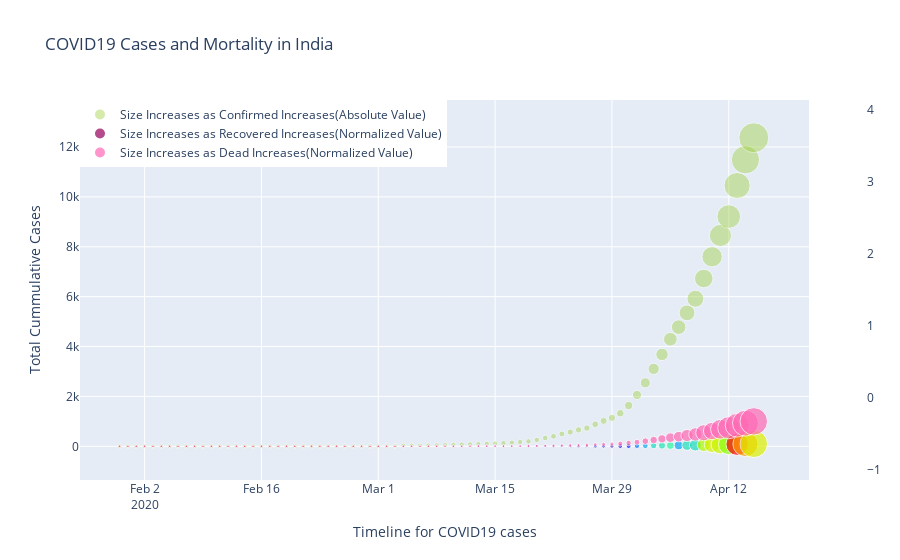

Here is the notebook cell this chart was saved with:
### Code cell
trace0 = go.Scatter(x = df.DATE,
                    y = df.Total_conf,
                    mode='markers',
                    marker = {'size':5 + (df.Total_conf/df.Total_conf.max())*25,
                             'color':'yellowgreen',
                             'colorscale':'PiYG',
                             'opacity':0.4,
                             'showscale':True},
                    showlegend=True,
                   name = 'Size Increases as Confirmed Increases(Absolute Value)')

trace1 = go.Scatter(x = df.DATE,
                    y = (df.Total_conf/df.Total_conf.max())*100,
                    mode='markers',
                    marker = {'size':(0.1 + df.Total_recov/df.Total_recov.max())*25,
                             'color':df.Daily_Confi,
                            'colorscale':'Rainbow',
                            'showscale':False},
                    showlegend=True,
                   name = 'Size Increases as Recovered Increases(Normalized Value)')

trace2 = go.Scatter(x = df.DATE,
                    y = (df.Total_conf/df.Total_conf.max())*1000,
                    mode='markers',
                    marker = {'size':(0.1 + df.Total_dead/df.Total_dead.max())*25,
                             'color':'hotpink',
                            'colorscale':'Twilight',
                            'showscale':False},
                    showlegend=True,
                   name = 'Size Increases as Dead Increases(Normalized Value)')

layout = {'title':'COVID19 Cases and Mortality in India',
         'xaxis':{'title':'Timeline for COVID19 cases',
                  'zeroline':False},
         'yaxis':{'title':'Total Cummulative Cases',
                  'zeroline':False},
         'legend':{'orientation':'v',
                   'itemsizing': 'constant',
                  'x':0,'y':1
                  },
          'hoverlabel':{'bgcolor':'white',
                       'font_size':16,
                       'font_family':'Rockwell',
                       'namelength':-1},
          'hovermode':'x unified'
         }
data = [trace0,trace1,trace2]

iplot({'data':data,'layout':layout})
